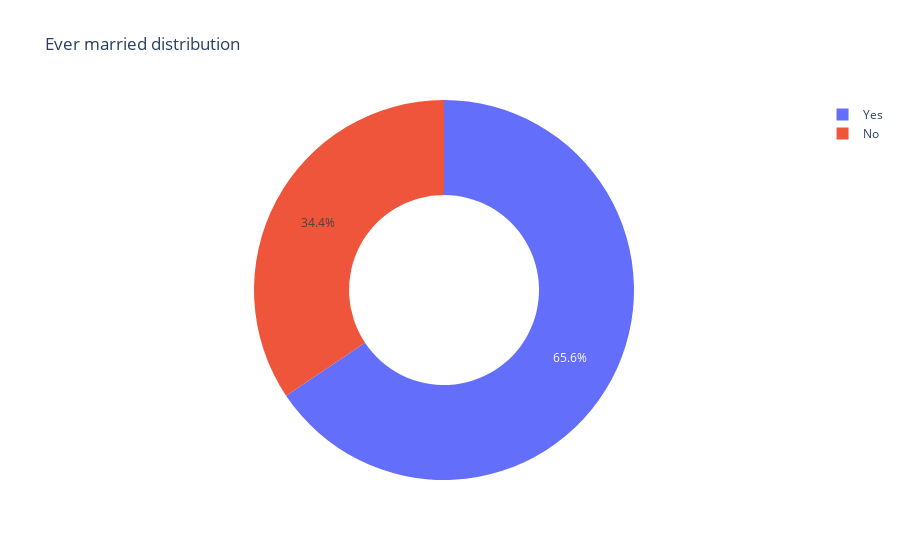

Here is the notebook cell this chart was saved with:
### Code cell
pie_graph(df_copy, "Ever married distribution", "ever_married")

### Figure 1 — Plotly figure (JSON) as saved in the notebook; plotly's stock layout.template omitted (floating-point values rounded to 4 significant figures)
{"data": [{"hole": 0.5, "labels": ["Yes", "No"], "type": "pie", "values": [3353, 1757]}], "layout": {"title": {"text": "Ever married distribution"}}}
